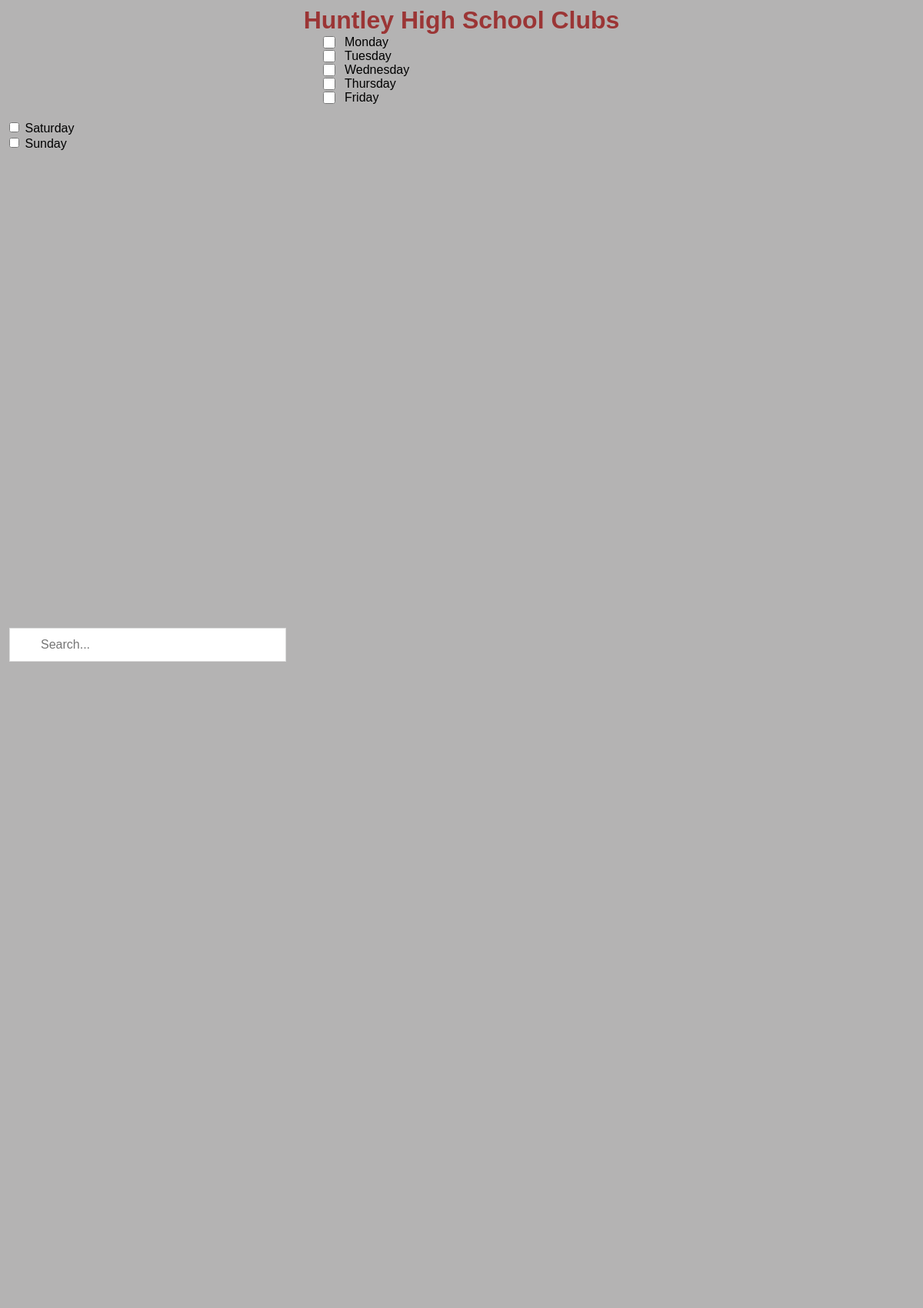
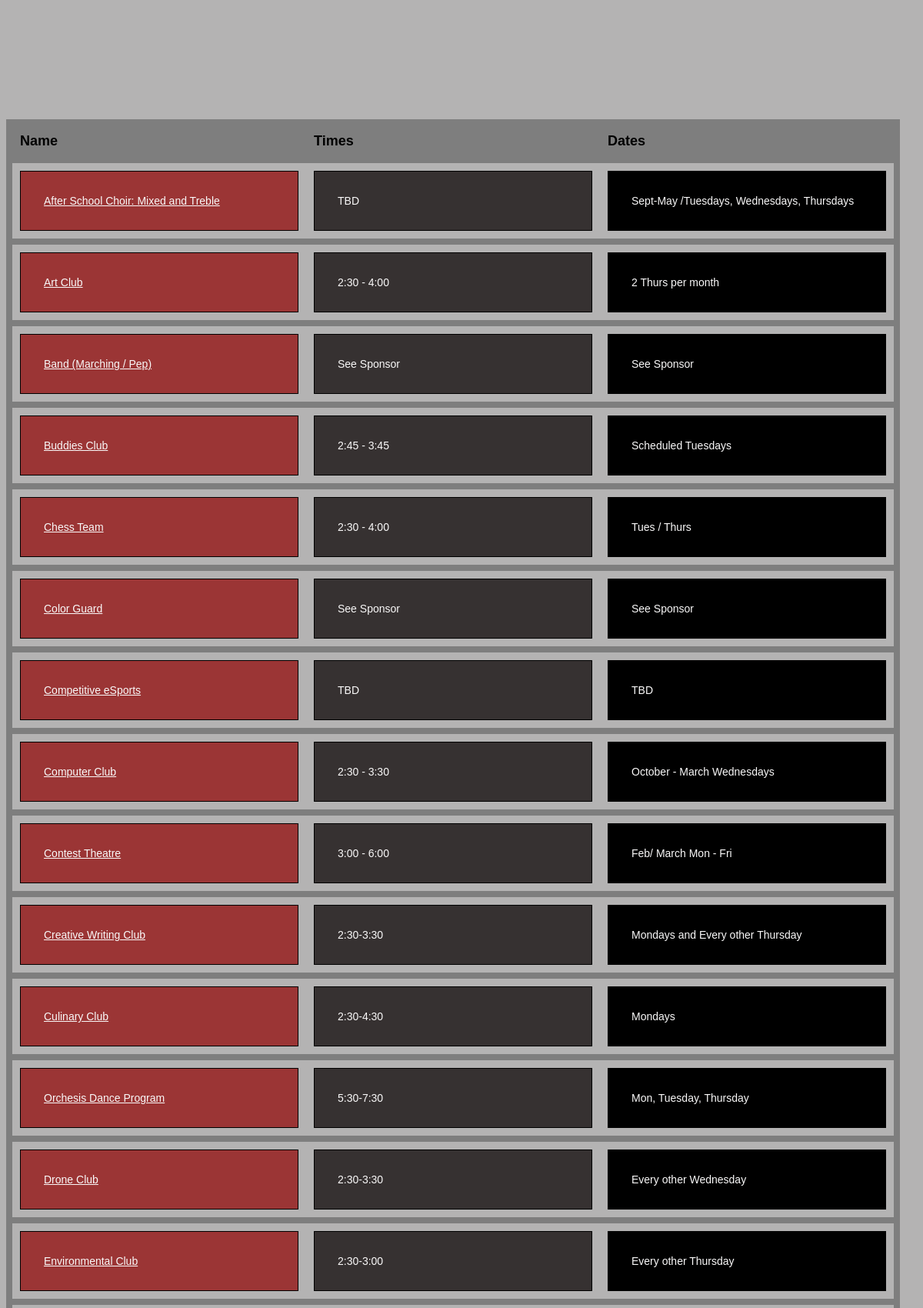
The page / (upper part) on the database its author committed (2 pictures, top to bottom).
### tables this page shows
CREATE TABLE Clubs (Name TEXT NOT NULL, ContactInfo TEXT, Emails TEXT, Dates TEXT NOT NULL, Times TEXT NOT NULL, Location TEXT NOT NULL, Images, InstaHandle, TwitterHandle, SignupForm, Description TEXT DEFAULT ('Pranav Vangari'));

### app.py (the view)
@app.route("/")
def home():
    conn = get_db_connection()
    clubs = conn.execute('SELECT * from clubs LEFT JOIN weekdays on clubs.name = weekdays.name').fetchall()
    conn.close()
    return render_template("home.html", clubs=clubs)

### app.py (called while the page is built)
def get_db_connection():
    conn = sqlite3.connect('RealDB.db')
    conn.row_factory = sqlite3.Row #goes through database
    return conn

### templates/home.html (shortened to what this page needs)
{% block body %}
<head>
</head>
<body>
<h1> Huntley High School Clubs</h1>
<input type="text" id="myInput" onkeyup="myFunction()" placeholder="Search...">
<div id="checks">
<input type="checkbox" id="Monday" onchange="myFunction()">
<label for="Monday" id="Mon"> Monday</label><br>
<input type="checkbox" id="Tuesday" onchange="myFunction()">
<label for="Tuesday" id="Tue"> Tuesday</label><br>
<input type="checkbox" id="Wednesday" onchange="myFunction()">
<label for="Wednesday" id="Wed"> Wednesday</label><br>
<input type="checkbox" id="Thursday" onchange="myFunction()">
<label for="Thursday" id="Thu"> Thursday</label><br>
<input type="checkbox" id="Friday" onchange="myFunction()">
<label for="Friday" id="Fri"> Friday</label><br>
<input type="checkbox" id="Saturday" onchange="myFunction()">
<label for="Saturday" id="Sat"> Saturday</label><br>
<input type="checkbox" id="Sunday" onchange="myFunction()">
<label for="Sunday" id="Sun"> Sunday</label><br>
</div>
<table id="myTable">
  <tr class="header">
    <th style="width:36%;">Name</th>
    <th style="width:22%;">Times</th>
    <th style="width:22%">Dates</th>
    {% for clubs in clubs %}
      <tr>
      <td class="clubContainer" data-Monday = "{{clubs['Monday']}}" data-Tuesday = "{{clubs['Tuesday']}}"
      data-Wednesday = "{{clubs['Wednesday']}}" data-Thursday = "{{clubs['Thursday']}}"
      data-Friday = "{{clubs['Friday']}}" data-Saturday = "{{clubs['Saturday']}}" data-Sunday = "{{clubs['Sunday']}}">
        <div class="box1">
          <a href="{{url_for('base', Name = clubs['Name'])}}" style= "color: #faf9f9;" >
      {{clubs['Name']}}
            </a>
        </div>
      </td>
      <td>
        <div class="box2">
      {{clubs['Times']}}
        </div>
      </td>
      <td>
        <div class="box3">
      {{clubs['Dates']}}
        </div>
      </td>
      </tr>
    {% endfor %}
  </tr>
</body>
{%endblock%}

### templates/home.html (style rules this page uses)
#myInput { background-image: url('/css/searchicon.png'); background-position: 10px 12px; background-repeat: no-repeat; width: 30%; position: absolute; top: 11%; left: 1%; font-size: 16px; padding: 12px 20px 12px 40px; border: 1px solid #ddd; margin-bottom: 12px; }
#myTable { border-collapse: collapse; width: 85%; position: absolute; top: 25%; border: 8px solid #7e7e7e; font-size: 18px; }
#myTable th, #myTable td { text-align: left; padding: 10px; }
#myTable tr { border-bottom: 8px solid #7e7e7e; }
#myTable tr.header, #myTable tr:hover { background-color: #7e7e7e; }
body { background-color: #b4b3b3; color: #000000; font-family: sans-serif; }
h1 { text-align: center; color: #9b3535; }
div.box1 { font-family: Verdana, Geneva, "Tahoma", sans-serif; font-size: 14px; background-color: #9b3535; border: 1px solid #000000; color: #faf9f9; padding: 30px; width: 300px; }
div.box2 { font-family: Verdana, Geneva, "Tahoma", sans-serif; font-size: 14px; background-color: #363131; border: 1px solid #000000; color: #faf9f9; padding: 30px; width: 300px; }
div.box3 { font-family: Verdana, Geneva, "Tahoma", sans-serif; font-size: 14px; background-color: #000000; border: 1px solid #000000; color: #faf9f9; padding: 30px; width: 300px; }
#Mon { font-family: sans-serif; position: relative; left: 400px; top: -20px; }
#Tue { font-family: sans-serif; position: relative; left: 400px; top: -20px; }
#Wed { font-family: sans-serif; position: relative; left: 400px; top: -20px; }
#Thu { font-family: sans-serif; position: relative; left: 400px; top: -20px; }
#Fri { font-family: sans-serif; position: relative; left: 400px; top: -20px; }
#Monday { float: left; display: flex; color: #000000; font-family: sans-serif; position: relative; padding: 2px; margin: 1px 5; width: 30px; height: 16px; border: 1px solid #aaa; border-radius: 3px; left: 400px; top: -20px; }
#Tuesday { float: left; display: flex; color: #000000; font-family: sans-serif; position: relative; padding: 2px; margin: 1px 5; width: 30px; height: 16px; border: 1px solid #aaa; border-radius: 3px; left: 400px; top: -20px; }
#Wednesday { float: left; display: flex; color: #000000; font-family: sans-serif; position: relative; padding: 2px; margin: 1px 5; width: 30px; height: 16px; border: 1px solid #aaa; border-radius: 3px; left: 400px; top: -20px; }
#Thursday { float: left; display: flex; color: #000000; font-family: sans-serif; position: relative; padding: 2px; margin: 1px 5; width: 30px; height: 16px; border: 1px solid #aaa; border-radius: 3px; left: 400px; top: -20px; }
#Friday { float: left; display: flex; color: #000000; font-family: sans-serif; position: relative; padding: 2px; margin: 1px 5; width: 30px; height: 16px; border: 1px solid #aaa; border-radius: 3px; left: 400px; top: -20px; }

### rows shown on the page
Clubs: Name "After School Choir: Mixed and Treble", Times "TBD", Dates "Sept-May /Tuesdays, Wednesdays, Thursdays"
Clubs: Name "Art Club", Times "2:30 - 4:00", Dates "2 Thurs per month"
Clubs: Name "Band (Marching / Pep)", Times "See Sponsor", Dates "See Sponsor"
Clubs: Name "Buddies Club", Times "2:45 - 3:45", Dates "Scheduled Tuesdays"
Clubs: Name "Chess Team", Times "2:30 - 4:00", Dates "Tues / Thurs"
Clubs: Name "Color Guard", Times "See Sponsor", Dates "See Sponsor"
Clubs: Name "Competitive eSports", Times "TBD", Dates "TBD"
Clubs: Name "Computer Club", Times "2:30 - 3:30", Dates "October - March Wednesdays"
Clubs: Name "Contest Theatre", Times "3:00 - 6:00", Dates "Feb/ March Mon - Fri"
Clubs: Name "Creative Writing Club", Times "2:30-3:30", Dates "Mondays and Every other Thursday"
Clubs: Name "Culinary Club", Times "2:30-4:30", Dates "Mondays"
Clubs: Name "Orchesis Dance Program", Times "5:30-7:30", Dates "Mon, Tuesday, Thursday"
Clubs: Name "Drone Club", Times "2:30-3:30", Dates "Every other Wednesday"
Clubs: Name "Environmental Club", Times "2:30-3:00", Dates "Every other Thursday"
